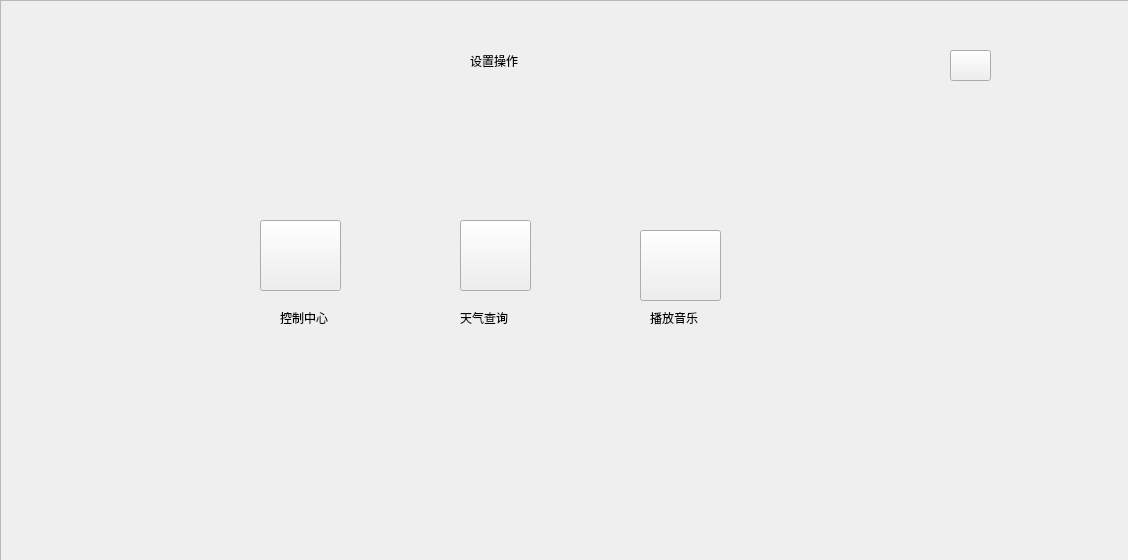
<?xml version="1.0" encoding="UTF-8"?>
<ui version="4.0">
 <class>mainwidget</class>
 <widget class="QWidget" name="mainwidget">
  <property name="geometry">
   <rect>
    <x>0</x>
    <y>0</y>
    <width>1128</width>
    <height>560</height>
   </rect>
  </property>
  <property name="windowTitle">
   <string>Form</string>
  </property>
  <widget class="QFrame" name="frame">
   <property name="geometry">
    <rect>
     <x>0</x>
     <y>0</y>
     <width>1131</width>
     <height>561</height>
    </rect>
   </property>
   <property name="styleSheet">
    <string notr="true">#frame{background-image: url(:/image/mainwindow.jpg);
}</string>
   </property>
   <property name="frameShape">
    <enum>QFrame::StyledPanel</enum>
   </property>
   <property name="frameShadow">
    <enum>QFrame::Raised</enum>
   </property>
   <widget class="QLabel" name="label">
    <property name="geometry">
     <rect>
      <x>470</x>
      <y>40</y>
      <width>111</width>
      <height>41</height>
     </rect>
    </property>
    <property name="styleSheet">
     <string notr="true">font: 16pt &quot;隶书&quot;;</string>
    </property>
    <property name="text">
     <string>设置操作</string>
    </property>
   </widget>
   <widget class="QPushButton" name="pushButton">
    <property name="geometry">
     <rect>
      <x>260</x>
      <y>220</y>
      <width>81</width>
      <height>71</height>
     </rect>
    </property>
    <property name="styleSheet">
     <string notr="true">border-image: url(:/image/console.png);</string>
    </property>
    <property name="text">
     <string/>
    </property>
   </widget>
   <widget class="QLabel" name="label_2">
    <property name="geometry">
     <rect>
      <x>280</x>
      <y>310</y>
      <width>71</width>
      <height>16</height>
     </rect>
    </property>
    <property name="styleSheet">
     <string notr="true">font: 12pt &quot;黑体&quot;;</string>
    </property>
    <property name="text">
     <string>控制中心</string>
    </property>
   </widget>
   <widget class="QPushButton" name="pushButton_2">
    <property name="geometry">
     <rect>
      <x>460</x>
      <y>220</y>
      <width>71</width>
      <height>71</height>
     </rect>
    </property>
    <property name="styleSheet">
     <string notr="true">border-image: url(:/image/天气.png);</string>
    </property>
    <property name="text">
     <string/>
    </property>
   </widget>
   <widget class="QLabel" name="label_3">
    <property name="geometry">
     <rect>
      <x>460</x>
      <y>310</y>
      <width>71</width>
      <height>16</height>
     </rect>
    </property>
    <property name="styleSheet">
     <string notr="true">font: 12pt &quot;黑体&quot;;</string>
    </property>
    <property name="text">
     <string>天气查询</string>
    </property>
   </widget>
   <widget class="QPushButton" name="pushButton_3">
    <property name="geometry">
     <rect>
      <x>640</x>
      <y>230</y>
      <width>81</width>
      <height>71</height>
     </rect>
    </property>
    <property name="styleSheet">
     <string notr="true">border-image: url(:/image/音乐播放器.png);</string>
    </property>
    <property name="text">
     <string/>
    </property>
   </widget>
   <widget class="QLabel" name="label_4">
    <property name="geometry">
     <rect>
      <x>650</x>
      <y>310</y>
      <width>71</width>
      <height>16</height>
     </rect>
    </property>
    <property name="styleSheet">
     <string notr="true">font: 12pt &quot;黑体&quot;;</string>
    </property>
    <property name="text">
     <string>播放音乐</string>
    </property>
   </widget>
   <widget class="QPushButton" name="closebutton">
    <property name="geometry">
     <rect>
      <x>950</x>
      <y>50</y>
      <width>41</width>
      <height>31</height>
     </rect>
    </property>
    <property name="styleSheet">
     <string notr="true">border-image: url(:/image/返回.png);</string>
    </property>
    <property name="text">
     <string/>
    </property>
   </widget>
  </widget>
 </widget>
 <resources/>
 <connections/>
</ui>
